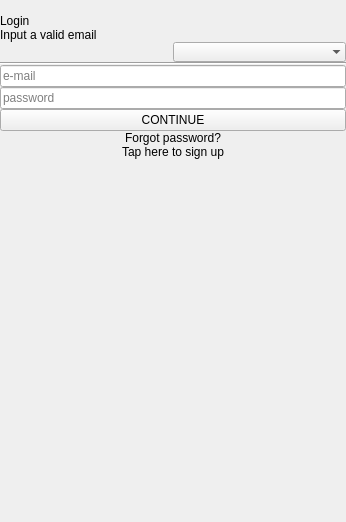
<?xml version="1.0" encoding="UTF-8"?>
<ui version="4.0">
 <class>SignInScreen</class>
 <widget class="QWidget" name="SignInScreen">
  <property name="geometry">
   <rect>
    <x>0</x>
    <y>0</y>
    <width>346</width>
    <height>522</height>
   </rect>
  </property>
  <property name="windowTitle">
   <string>Form</string>
  </property>
  <layout class="QVBoxLayout" name="verticalLayout">
   <property name="spacing">
    <number>0</number>
   </property>
   <property name="leftMargin">
    <number>0</number>
   </property>
   <property name="topMargin">
    <number>0</number>
   </property>
   <property name="rightMargin">
    <number>0</number>
   </property>
   <property name="bottomMargin">
    <number>0</number>
   </property>
   <item>
    <widget class="QLabel" name="lblLogo">
     <property name="sizePolicy">
      <sizepolicy hsizetype="Preferred" vsizetype="Fixed">
       <horstretch>0</horstretch>
       <verstretch>0</verstretch>
      </sizepolicy>
     </property>
     <property name="text">
      <string/>
     </property>
    </widget>
   </item>
   <item>
    <widget class="QLabel" name="lblCaption">
     <property name="sizePolicy">
      <sizepolicy hsizetype="Fixed" vsizetype="Fixed">
       <horstretch>0</horstretch>
       <verstretch>0</verstretch>
      </sizepolicy>
     </property>
     <property name="minimumSize">
      <size>
       <width>38</width>
       <height>0</height>
      </size>
     </property>
     <property name="font">
      <font>
       <kerning>false</kerning>
      </font>
     </property>
     <property name="layoutDirection">
      <enum>Qt::LeftToRight</enum>
     </property>
     <property name="text">
      <string>Login</string>
     </property>
     <property name="alignment">
      <set>Qt::AlignJustify|Qt::AlignVCenter</set>
     </property>
    </widget>
   </item>
   <item>
    <widget class="QWidget" name="wgtLoginBottomSpacer" native="true"/>
   </item>
   <item>
    <widget class="QLabel" name="lblEmailError">
     <property name="text">
      <string>Input a valid email</string>
     </property>
    </widget>
   </item>
   <item>
    <widget class="QWidget" name="wgtComboBoxFrame" native="true">
     <property name="sizePolicy">
      <sizepolicy hsizetype="Preferred" vsizetype="Preferred">
       <horstretch>0</horstretch>
       <verstretch>0</verstretch>
      </sizepolicy>
     </property>
     <property name="minimumSize">
      <size>
       <width>0</width>
       <height>0</height>
      </size>
     </property>
     <layout class="QHBoxLayout" name="horizontalLayout">
      <property name="spacing">
       <number>0</number>
      </property>
      <property name="leftMargin">
       <number>0</number>
      </property>
      <property name="topMargin">
       <number>0</number>
      </property>
      <property name="rightMargin">
       <number>0</number>
      </property>
      <property name="bottomMargin">
       <number>0</number>
      </property>
      <item alignment="Qt::AlignVCenter">
       <widget class="QLabel" name="lblCaptionComboBox">
        <property name="text">
         <string/>
        </property>
       </widget>
      </item>
      <item alignment="Qt::AlignVCenter">
       <widget class="ComboBox" name="cbbServer">
        <property name="enabled">
         <bool>true</bool>
        </property>
        <property name="focusPolicy">
         <enum>Qt::NoFocus</enum>
        </property>
        <property name="insertPolicy">
         <enum>QComboBox::NoInsert</enum>
        </property>
        <property name="sizeAdjustPolicy">
         <enum>QComboBox::AdjustToContents</enum>
        </property>
        <property name="frame">
         <bool>false</bool>
        </property>
        <property name="caption" stdset="0">
         <string>Chose server</string>
        </property>
       </widget>
      </item>
     </layout>
    </widget>
   </item>
   <item>
    <widget class="QWidget" name="wgtTopLine" native="true"/>
   </item>
   <item>
    <widget class="Line" name="line_1">
     <property name="minimumSize">
      <size>
       <width>0</width>
       <height>0</height>
      </size>
     </property>
     <property name="orientation">
      <enum>Qt::Horizontal</enum>
     </property>
    </widget>
   </item>
   <item>
    <widget class="QWidget" name="wgtUnderComboBox" native="true"/>
   </item>
   <item>
    <widget class="CustomLineEdit" name="edtEmail">
     <property name="placeholderText">
      <string>e-mail</string>
     </property>
    </widget>
   </item>
   <item>
    <widget class="QWidget" name="wgtUnderEmail" native="true"/>
   </item>
   <item>
    <widget class="PasswordLineEdit" name="edtPassword">
     <property name="inputMethodHints">
      <set>Qt::ImhHiddenText|Qt::ImhNoAutoUppercase|Qt::ImhNoPredictiveText|Qt::ImhSensitiveData</set>
     </property>
     <property name="echoMode">
      <enum>QLineEdit::Password</enum>
     </property>
     <property name="placeholderText">
      <string>password</string>
     </property>
    </widget>
   </item>
   <item>
    <widget class="QWidget" name="wgtUnderPassword" native="true"/>
   </item>
   <item>
    <widget class="QPushButton" name="btnSignIn">
     <property name="sizePolicy">
      <sizepolicy hsizetype="Preferred" vsizetype="Fixed">
       <horstretch>0</horstretch>
       <verstretch>0</verstretch>
      </sizepolicy>
     </property>
     <property name="text">
      <string>CONTINUE</string>
     </property>
    </widget>
   </item>
   <item>
    <widget class="QLabel" name="lblForgotPass">
     <property name="sizePolicy">
      <sizepolicy hsizetype="Preferred" vsizetype="Fixed">
       <horstretch>0</horstretch>
       <verstretch>0</verstretch>
      </sizepolicy>
     </property>
     <property name="text">
      <string>Forgot password?</string>
     </property>
     <property name="alignment">
      <set>Qt::AlignCenter</set>
     </property>
    </widget>
   </item>
   <item alignment="Qt::AlignHCenter">
    <widget class="ClickableLabel" name="lblSignUp">
     <property name="text">
      <string>Tap here to sign up</string>
     </property>
    </widget>
   </item>
   <item>
    <spacer name="verticalSpacer">
     <property name="orientation">
      <enum>Qt::Vertical</enum>
     </property>
     <property name="sizeHint" stdset="0">
      <size>
       <width>20</width>
       <height>236</height>
      </size>
     </property>
    </spacer>
   </item>
  </layout>
 </widget>
 <customwidgets>
  <customwidget>
   <class>ComboBox</class>
   <extends>QComboBox</extends>
   <header location="global">ComboBox.h</header>
  </customwidget>
  <customwidget>
   <class>ClickableLabel</class>
   <extends>QLabel</extends>
   <header>ClickableLabel.h</header>
  </customwidget>
  <customwidget>
   <class>CustomLineEdit</class>
   <extends>QLineEdit</extends>
   <header location="global">CustomLineEdit.h</header>
  </customwidget>
  <customwidget>
   <class>PasswordLineEdit</class>
   <extends>QLineEdit</extends>
   <header location="global">PasswordLineEdit.h</header>
  </customwidget>
 </customwidgets>
 <resources/>
 <connections/>
</ui>
